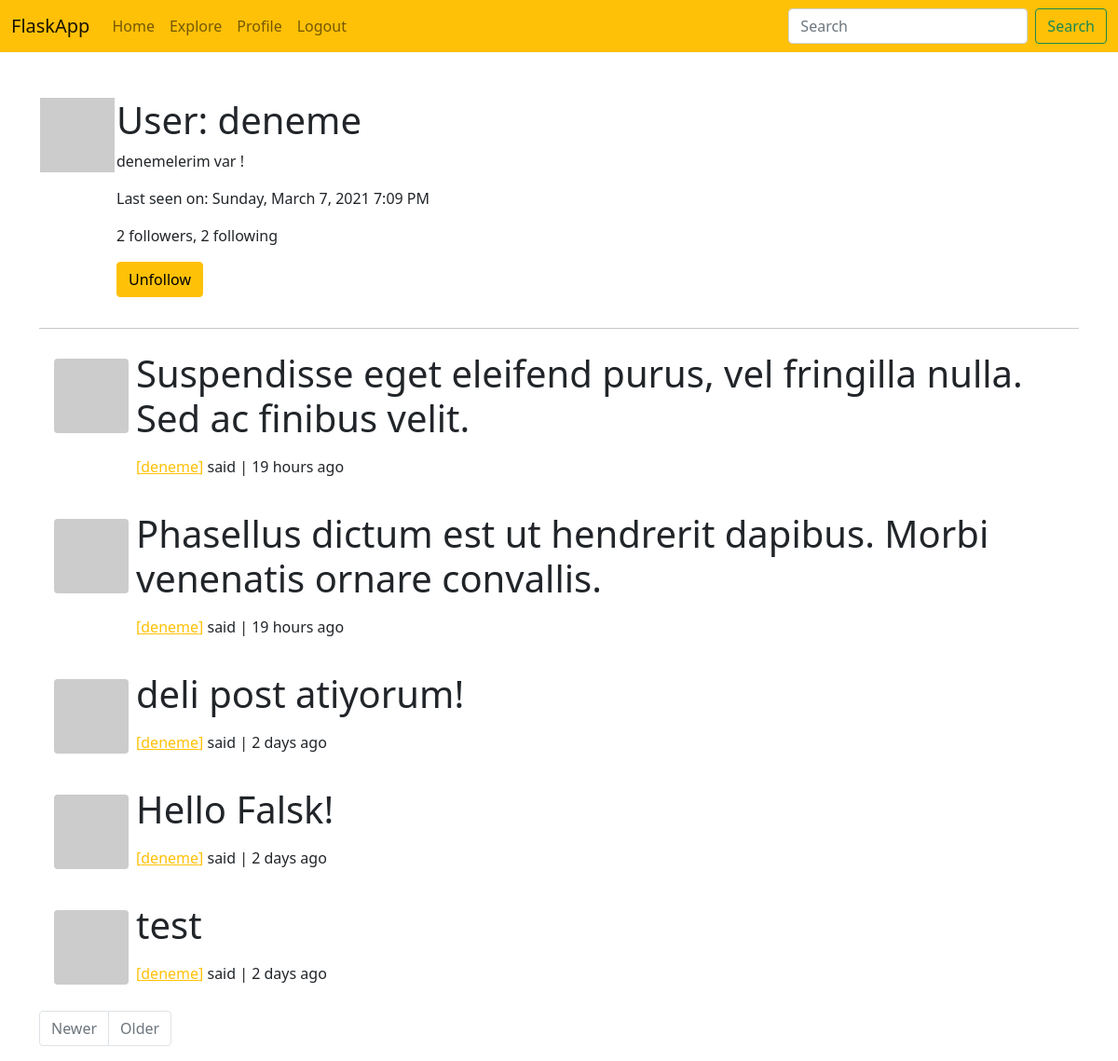
Screenshot of /user/deneme (signed in) with the database file from the repository.
### app/models.py (models this page shows, shortened)
class User(UserMixin, db.Model):
    id = db.Column(db.Integer, primary_key=True)
    username = db.Column(db.String(64), index=True, unique=True)
    email = db.Column(db.String(120), index=True, unique=True)
    password_hash = db.Column(db.String(128))
    about_me = db.Column(db.String(140))
    last_seen = db.Column(db.DateTime, default=datetime.utcnow)
    posts = db.relationship('Post', backref='author', lazy='dynamic')
    followed = db.relationship('User',
                               secondary=followers,
                               primaryjoin=(followers.c.follower_id == id),
                               secondaryjoin=(followers.c.followed_id == id),
                               backref=db.backref('followers', lazy='dynamic'),
                               lazy='dynamic')
    def avatar(self, size):
        digest = md5(self.email.lower().encode('utf-8')).hexdigest()
        return f'https://www.gravatar.com/avatar/{digest}?d=identicon&s={size}'
    def is_following(self, user) -> bool:
        return self.followed.filter(
            followers.c.followed_id == user.id).count() > 0

class Post(db.Model):
    id = db.Column(db.Integer, primary_key=True)
    body = db.Column(db.String(140))
    timestamp = db.Column(db.DateTime, index=True, default=datetime.utcnow)
    user_id = db.Column(db.Integer, db.ForeignKey('user.id'))

### app/main/routes.py (the view)
@bp.route('/user/<username>')
@login_required
def user(username):
    user = User.query.filter_by(username=username).first_or_404()
    page = request.args.get('page', 1, type=int)
    posts = user.posts.order_by(Post.timestamp.desc()).paginate(
        page, current_app.config['POSTS_PER_PAGE'], False)
    next_url = url_for('main.user', username=user.username, page=posts.next_num) \
        if posts.has_next else None
    prev_url = url_for('main.user', username=user.username, page=posts.prev_num) \
        if posts.has_prev else None
    form = EmptyForm()
    return render_template('user.html',
                           user=user,
                           posts=posts.items,
                           title=user.username,
                           next_url=next_url,
                           prev_url=prev_url,
                           form=form)

### app/main/forms.py
class EmptyForm(FlaskForm):
    submit = SubmitField('Submit')

### app/main/routes.py (called while the page is built)
@bp.before_request
def before_request():
    if current_user.is_authenticated:
        current_user.last_seen = datetime.utcnow()
        db.session.commit()

### app/models.py (called while the page is built)
@login.user_loader
def load_user(id):
    return User.query.get(int(id))

### app/templates/user.html (shortened to what this page needs)
{% extends "base.html" %}
{% block app_content %}
<table>
    <tr valign="top">
        <td><img src="{{ user.avatar(128) }}"></td>
        <td>
            <h1>User: {{ user.username }}</h1>
            {% if user.about_me %}
                <p>{{ user.about_me }}</p>
            {% endif %}
            {% if user.last_seen %}
            <p>Last seen on: {{ moment(user.last_seen).format('LLLL') }}</p>
            {% endif %}
            <p>{{ user.followers.count() }} followers, {{ user.followed.count() }} following</p>
            {% if user == current_user %}
                <p><a href="{{ url_for('main.edit_profile') }}">Edit your profile</a></p>
            {% else %}
                <p>
                    <form action="{{ url_for('main.unfollow', username=user.username) }}" method="post">
                        {{ form.submit(value='Unfollow', class_='btn btn-warning') }}
                    </form>
                </p>
            {% endif %}
        </td>
    </tr>
</table>
<hr>
{% for post in posts %}
    {% include "_post.html" %}
{% endfor %}
{% include "_pagination.html" %}
{% endblock app_content %}

### app/templates/_post.html
<div class="d-flex bd-highlight p-2 mb-1">
<div class="d-flex flex-row bd-highlight">
  <div class="bd-highlight p-2">
    <img class="rounded" src="{{ post.author.avatar(76) }}">
  </div>
  <div class="bd-highlight">
  <p class="display-6">{{ post.body }}</p>
    <div class="d-flex flex-column bd-highlight align-self-end">
    <div class="bd-highlight">
    <p>
        <a href="{{ url_for('main.user', username=post.author.username) }}" class="link-warning">
        [{{ post.author.username }}]</a> said | {{ moment(post.timestamp).fromNow() }}
    </p>
    </div>
    </div>
  </div>
</div>
</div>

### rows the page displays
User: username "deneme", about_me "denemelerim var !", last_seen "Sunday, March 7, 2021 7:09 PM"
Post: body "Suspendisse eget eleifend purus, vel fringilla nulla. Sed ac finibus velit.", author.username "deneme", timestamp "19 hours ago"
Post: body "Phasellus dictum est ut hendrerit dapibus. Morbi venenatis ornare convallis.", author.username "deneme", timestamp "19 hours ago"
Post: body "deli post atiyorum!", author.username "deneme", timestamp "2 days ago"
Post: body "Hello Falsk!", author.username "deneme", timestamp "2 days ago"
Post: body "test", author.username "deneme", timestamp "2 days ago"

### other values shown
{{ user.followers.count() }} "2"
{{ user.followed.count() }} "2"
